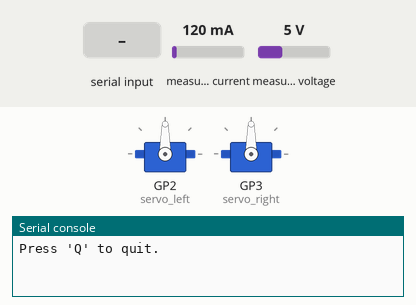
Simulated run of this program. Board: Raspberry Pi Pico running MicroPython. Parts: 2 × servo, the last lines printed to the serial console. The test bench sets the inputs (shaded band); at power-on: measured current 120 mA, measured voltage 5 V. Servo angles are drawn from the pulse width (0.5 ms = 0°, 2.5 ms = 180°).

Above: at 1.2 s.
1.3 s: "[D" typed at the serial console, then Enter
At 2.2 s:
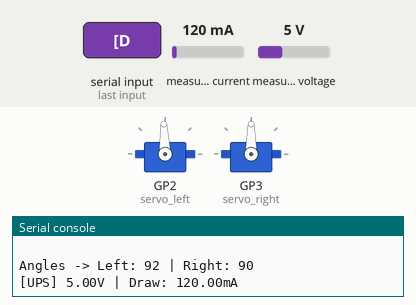
3.5 s: "d" typed at the serial console, then Enter
At 4.5 s:
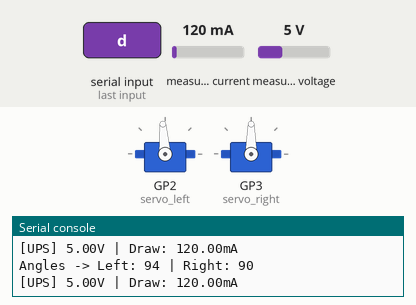
Timing chart, 0 to 6.5 s (numbered marks = the images above; inputs shaded):
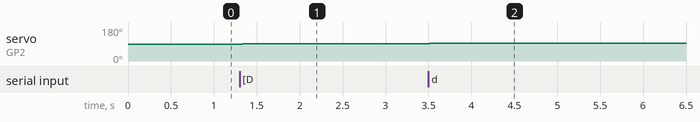

The program:

2f_85_gripper.py
```python
from machine import Pin, PWM, I2C
import time
import sys
import select

# ==========================================
# 1. INA219 Power Monitor Class
# ==========================================
class INA219:
    REG_CONFIG = 0x00
    REG_CALIBRATION = 0x05
    REG_BUS_VOLTAGE = 0x02
    REG_CURRENT = 0x04
    REG_POWER = 0x03

    def __init__(self, i2c_bus, address=0x41):
        self.i2c = i2c_bus
        self.address = address
        self.cal_value = 4096
        self.current_lsb = 0.1
        self.power_lsb = 0.002
        self.configure()

    def _write_register(self, reg, value):
        data = bytearray([(value >> 8) & 0xFF, value & 0xFF])
        self.i2c.writeto_mem(self.address, reg, data)

    def _read_register(self, reg):
        data = self.i2c.readfrom_mem(self.address, reg, 2)
        return int.from_bytes(data, 'big')

    def configure(self):
        self._write_register(self.REG_CALIBRATION, self.cal_value)
        self._write_register(self.REG_CONFIG, 0x399F)

    def get_bus_voltage_V(self):
        val = self._read_register(self.REG_BUS_VOLTAGE)
        return ((val >> 3) * 4) / 1000.0

    def get_current_mA(self):
        self._write_register(self.REG_CALIBRATION, self.cal_value)
        val = self._read_register(self.REG_CURRENT)
        if val > 32767: val -= 65536
        return val * self.current_lsb

    def get_power_mW(self):
        self._write_register(self.REG_CALIBRATION, self.cal_value)
        val = self._read_register(self.REG_POWER)
        return val * (self.power_lsb * 1000)

# ==========================================
# 2. Hardware Setup
# ==========================================
print("Initializing I2C (UPS Monitor)...")
i2c = I2C(0, sda=Pin(0), scl=Pin(1), freq=400000)
ina = INA219(i2c, address=0x41)

print("Initializing Servos...")
PWM_FREQ = 50
MIN_DUTY = 1638  # ~500us
MAX_DUTY = 8192  # ~2500us

servo_left = PWM(Pin(2))
servo_left.freq(PWM_FREQ)

servo_right = PWM(Pin(3)) # Assumed GP3 for Right Servo
servo_right.freq(PWM_FREQ)

def angle_to_duty(angle, max_angle=180):
    return int(MIN_DUTY + (MAX_DUTY - MIN_DUTY) * (angle / max_angle))

def update_servos(left_ang, right_ang):
    servo_left.duty_u16(angle_to_duty(left_ang))
    servo_right.duty_u16(angle_to_duty(right_ang))

# ==========================================
# 3. Keyboard Input Setup (Non-Blocking)
# ==========================================
poll_obj = select.poll()
poll_obj.register(sys.stdin, select.POLLIN)

def check_keyboard():
    """Reads keyboard input from Thonny without pausing the code."""
    if poll_obj.poll(0):
        ch = sys.stdin.read(1)
        if ch == '\x1b': # Escape character (indicates arrow keys)
            ch2 = sys.stdin.read(2)
            if ch2 == '[C': return 'RIGHT'
            if ch2 == '[D': return 'LEFT'
        return ch.lower()
    return None

# ==========================================
# 4. Main Execution Loop
# ==========================================
# Start both servos at their 90-degree homed position
left_angle = 90
right_angle = 90
step_size = 2 # Degrees to move per key press

update_servos(left_angle, right_angle)

print("\n--- GRIPPER CONTROL ACTIVE ---")
print("Left Servo  (90 to 115): Press 'A' and 'D'")
print("Right Servo (65 to 90) : Press 'Left Arrow' and 'Right Arrow'")
print("Press 'Q' to quit.\n")

last_print_time = time.ticks_ms()

try:
    while True:
        key = check_keyboard()
        moved = False

        if key == 'a':
            left_angle -= step_size
            moved = True
        elif key == 'd':
            left_angle += step_size
            moved = True
        elif key == 'LEFT':
            right_angle -= step_size
            moved = True
        elif key == 'RIGHT':
            right_angle += step_size
            moved = True
        elif key == 'q':
            break

        # Apply strict physical constraints
        left_angle = max(90, min(115, left_angle))
        right_angle = max(65, min(90, right_angle))

        if moved:
            update_servos(left_angle, right_angle)
            print(f"Angles -> Left: {left_angle} | Right: {right_angle}")

        # Print BMS data every 2 seconds to avoid spamming the console
        current_time = time.ticks_ms()
        if time.ticks_diff(current_time, last_print_time) > 2000:
            volts = ina.get_bus_voltage_V()
            amps = ina.get_current_mA()
            print(f"[UPS] {volts:.2f}V | Draw: {amps:.2f}mA")
            last_print_time = current_time

        time.sleep(0.02) # Small delay to keep the loop stable

except KeyboardInterrupt:
    pass
finally:
    print("\nStopping...")
    servo_left.deinit()
    servo_right.deinit()
```

Measured:
- after the input at 1.3 s, servo on GP2 (servo_left): 90° → 92° at once
- after the input at 3.5 s, servo on GP2 (servo_left): 92° → 94° at once
